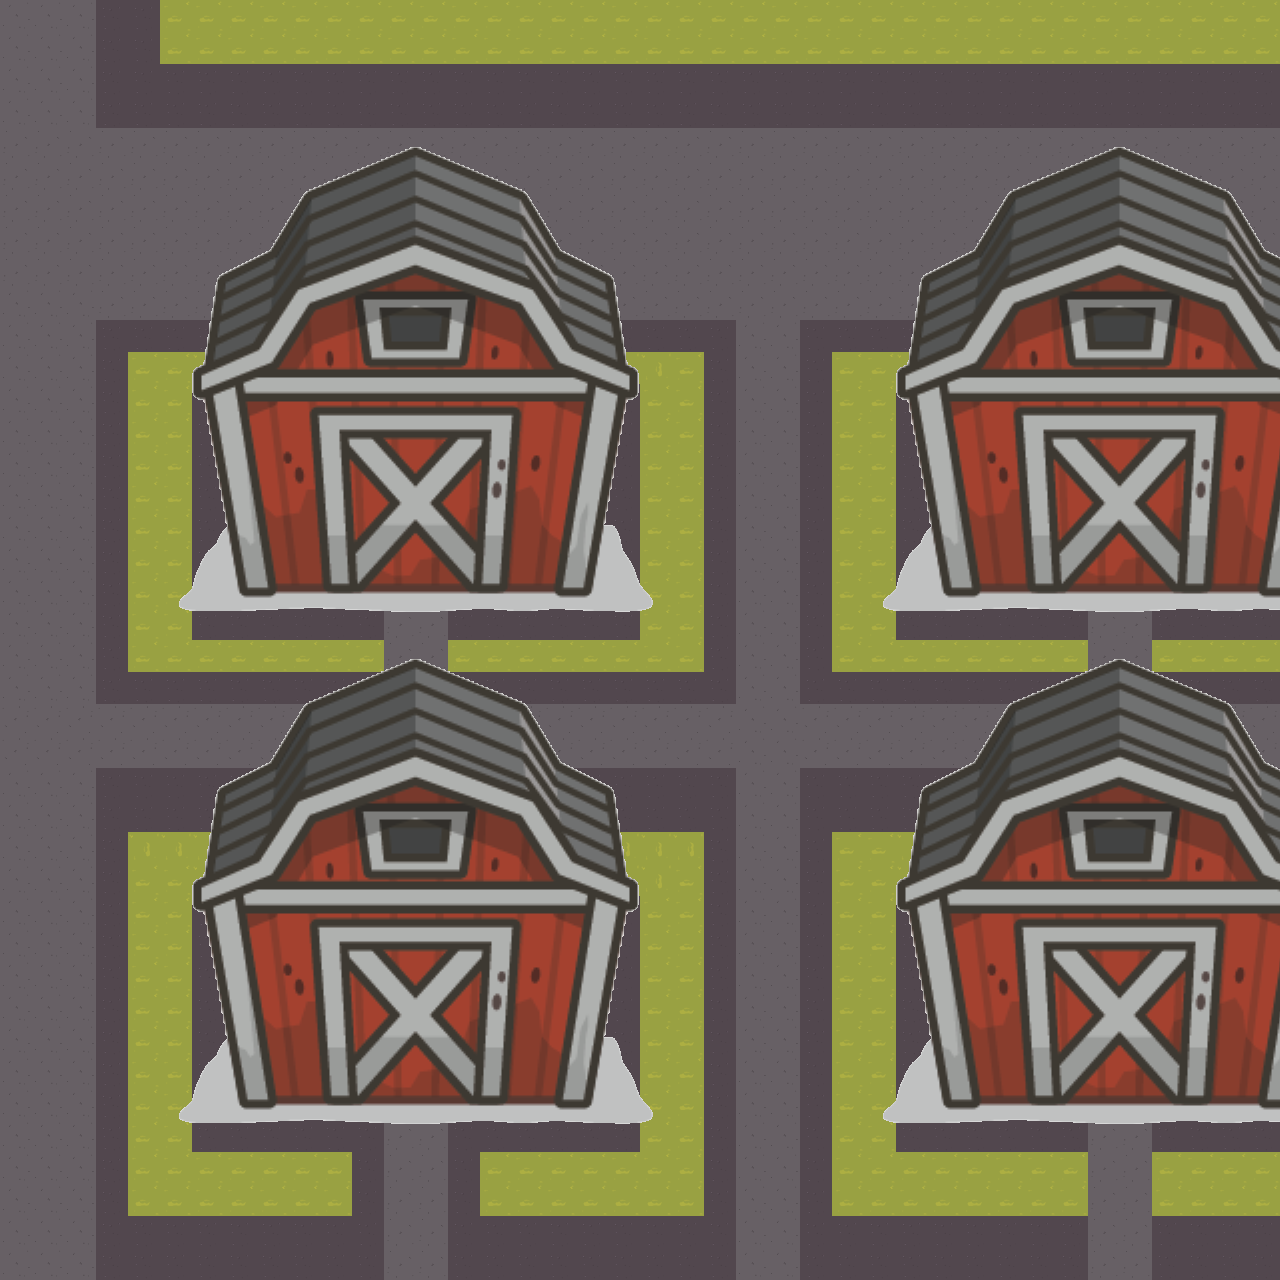

The image is a tile-based game level rendered from a .tmx file. Its description and source (layers, tilesets, objects; grid data summarised) follow:
An orthogonal 40x40 tile map with 32x32 px tiles, 3 tile layers (colide, bg, toFade).

<map version="1.10" tiledversion="1.11.0" orientation="orthogonal" renderorder="left-down" width="40" height="40" tilewidth="32" tileheight="32" infinite="0" nextlayerid="5" nextobjectid="1">
 <tileset firstgid="1" source="map-new-side.tsx" />
 <layer id="3" name="colide" width="40" height="40" locked="1">
  <data>[1600 cells, 564 non-empty, 2 distinct tile ids]</data>
 </layer>
 <layer id="1" name="bg" width="40" height="40" locked="1">
  <data>[1600 cells, 1600 non-empty, 3 distinct tile ids]</data>
 </layer>
 <layer id="2" name="toFade" width="40" height="40" locked="1">
  <data>[1600 cells, 999 non-empty, 288 distinct tile ids]</data>
 </layer>
</map>
